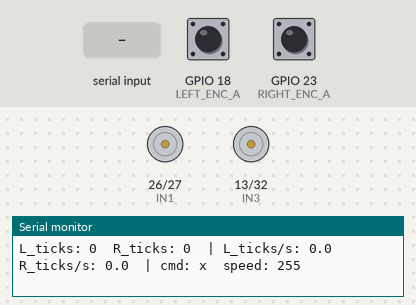
Simulated run of this sketch. Board: ESP32. Parts: motor-driver pin pairs drawn as motors (green arrow = first pin HIGH = forward, orange = second pin HIGH = backward, longer = more drive, scaled by the enable pin), the last lines printed to the serial monitor. The inputs (shaded band) are chosen by the test bench; at power-on: GPIO 18 (LEFT_ENC_A) HIGH, GPIO 23 (RIGHT_ENC_A) HIGH.

Above: at 1.7 s.
1.8 s: "w" received over Serial
At 2.8 s:
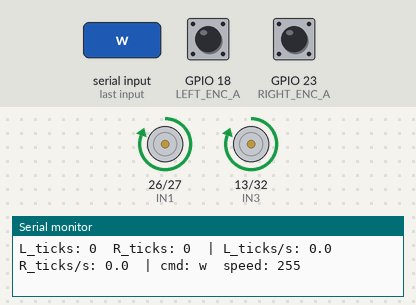
3.3 s: "s" received over Serial
At 4.1 s:
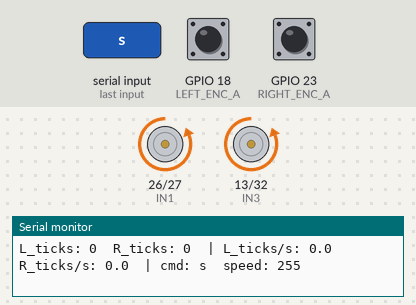
4.8 s: "a" received over Serial
At 5.1 s:
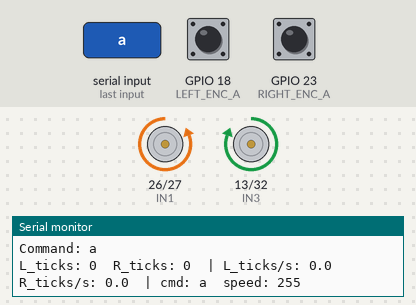
6.3 s: "d" received over Serial
At 7.5 s:
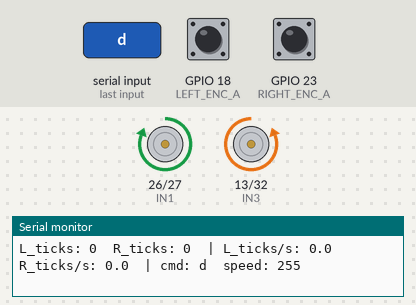
7.8 s: "-" received over Serial
At 8.6 s:
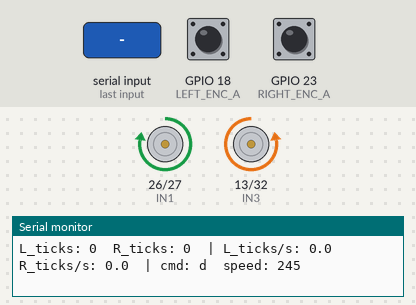
9.3 s: "w" received over Serial
At 9.7 s:
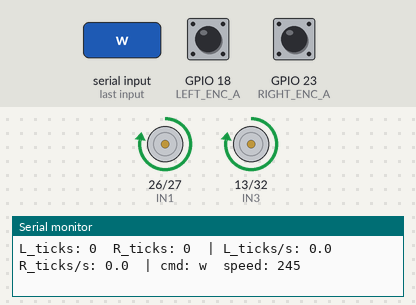
Timing chart, 0 to 11.8 s (numbered marks = the images above; inputs shaded):
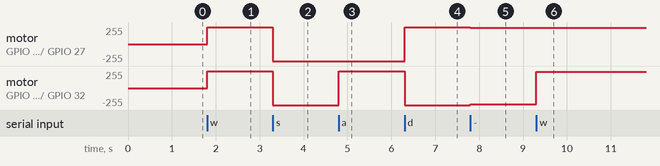

The sketch:

encoder_esp_term_test.ino
```cpp
/*
 * Encoder + Motor Test (Serial Monitor control)
 * ------------------------------------------------
 * Standalone sketch - no micro-ROS, no IMU. Just drives the motors from
 * single-character commands typed into the Serial Monitor and prints live
 * encoder tick counts so you can sanity-check wiring/direction/counts
 * before plugging this into the full ROS node.
 *
 * Open Serial Monitor at 115200 baud, line ending = "Newline" (or none,
 * either works since we only read the first char of each line).
 *
 * Commands:
 *   w  - forward
 *   s  - backward
 *   a  - turn left in place (left wheel back, right wheel fwd)
 *   d  - turn right in place (left wheel fwd, right wheel back)
 *   x  - stop
 *   +  - increase speed by 10 (max 255)
 *   -  - decrease speed by 10 (min 0)
 *   r  - reset tick counters to 0
 *
 * Speed defaults to 255 (max PWM) as requested. Ticks/sec is printed too
 * so you can eyeball whether both wheels spin at roughly the same rate
 * for the same PWM - if not, that's a sign your KP/KI gains will need to
 * differ between the two sides later.
 */

#include <Arduino.h>

// ==========================================================
// MOTOR DRIVER PINS (same as main node)
// ==========================================================
#define ENA 25 // LEFT MOTOR
#define IN1 26
#define IN2 27

#define ENB 33   //RIGHT MOTOR
#define IN3 13
#define IN4 32

#define PWM_CH_LEFT  0
#define PWM_CH_RIGHT 1
#define PWM_FREQ_HZ       5000
#define PWM_RESOLUTION_BITS 8
#define PWM_MAX 255

// ==========================================================
// ENCODER PINS (same as main node)
// ==========================================================
#define LEFT_ENC_A   18
#define LEFT_ENC_B   19

#define RIGHT_ENC_A  23
#define RIGHT_ENC_B  5

volatile long left_ticks = 0;
volatile long right_ticks = 0;

long last_left_ticks = 0;
long last_right_ticks = 0;
unsigned long last_print_time = 0;
const unsigned long PRINT_INTERVAL_MS = 200;

int current_speed = 255;   // default PWM, as requested
char current_cmd = 'x';    // start stopped

// ==========================================================
// Encoder ISRs (same logic as main node)
// ==========================================================
void IRAM_ATTR leftEncoderISR() {
  if (digitalRead(LEFT_ENC_B) == HIGH) {
    left_ticks++;
  } else {
    left_ticks--;
  }
}

void IRAM_ATTR rightEncoderISR() {
  if (digitalRead(RIGHT_ENC_B) == HIGH) {
    right_ticks--;
  } else {
    right_ticks++;
  }
}

// ==========================================================
// Motor helpers
// ==========================================================
void setLeftMotor(int pwm) {
  pwm = constrain(pwm, -PWM_MAX, PWM_MAX);
  if (pwm >= 0) {
    digitalWrite(IN1, HIGH);
    digitalWrite(IN2, LOW);
  } else {
    digitalWrite(IN1, LOW);
    digitalWrite(IN2, HIGH);
  }
  ledcWrite(PWM_CH_LEFT, abs(pwm));
}

void setRightMotor(int pwm) {
  pwm = constrain(pwm, -PWM_MAX, PWM_MAX);
  if (pwm >= 0) {
    digitalWrite(IN3, HIGH);
    digitalWrite(IN4, LOW);
  } else {
    digitalWrite(IN3, LOW);
    digitalWrite(IN4, HIGH);
  }
  ledcWrite(PWM_CH_RIGHT, abs(pwm));
}

void stopMotors() {
  setLeftMotor(0);
  setRightMotor(0);
}

// ==========================================================
// Apply whatever the current command + speed is
// ==========================================================
void applyCommand() {
  switch (current_cmd) {
    case 'w':
      setLeftMotor(current_speed);
      setRightMotor(current_speed);
      break;
    case 's':
      setLeftMotor(-current_speed);
      setRightMotor(-current_speed);
      break;
    case 'a':
      setLeftMotor(-current_speed);
      setRightMotor(current_speed);
      break;
    case 'd':
      setLeftMotor(current_speed);
      setRightMotor(-current_speed);
      break;
    case 'x':
    default:
      stopMotors();
      break;
  }
}

void printHelp() {
  Serial.println();
  Serial.println("=== Encoder/Motor Test ===");
  Serial.println("w = forward   s = backward");
  Serial.println("a = left      d = right");
  Serial.println("x = stop      r = reset ticks");
  Serial.println("+ = speed up  - = speed down");
  Serial.print("Current speed: ");
  Serial.println(current_speed);
  Serial.println("==========================");
}

void setup() {
  Serial.begin(115200);
  delay(500);

  pinMode(IN1, OUTPUT);
  pinMode(IN2, OUTPUT);
  pinMode(IN3, OUTPUT);
  pinMode(IN4, OUTPUT);

  ledcSetup(PWM_CH_LEFT, PWM_FREQ_HZ, PWM_RESOLUTION_BITS);
  ledcAttachPin(ENA, PWM_CH_LEFT);
  ledcSetup(PWM_CH_RIGHT, PWM_FREQ_HZ, PWM_RESOLUTION_BITS);
  ledcAttachPin(ENB, PWM_CH_RIGHT);

  stopMotors();

  pinMode(LEFT_ENC_A, INPUT_PULLUP);
  pinMode(LEFT_ENC_B, INPUT_PULLUP);
  pinMode(RIGHT_ENC_A, INPUT_PULLUP);
  pinMode(RIGHT_ENC_B, INPUT_PULLUP);

  attachInterrupt(digitalPinToInterrupt(LEFT_ENC_A), leftEncoderISR, RISING);
  attachInterrupt(digitalPinToInterrupt(RIGHT_ENC_A), rightEncoderISR, RISING);

  last_print_time = millis();

  printHelp();
}

void loop() {
  // --- Read serial commands (non-blocking, one char at a time) ---
  while (Serial.available() > 0) {
    char c = Serial.read();

    if (c == 'w' || c == 's' || c == 'a' || c == 'd' || c == 'x') {
      current_cmd = c;
      applyCommand();
      Serial.print("Command: ");
      Serial.println(c);
    } else if (c == '+') {
      current_speed = constrain(current_speed + 10, 0, PWM_MAX);
      applyCommand();
      Serial.print("Speed: ");
      Serial.println(current_speed);
    } else if (c == '-') {
      current_speed = constrain(current_speed - 10, 0, PWM_MAX);
      applyCommand();
      Serial.print("Speed: ");
      Serial.println(current_speed);
    } else if (c == 'r') {
      noInterrupts();
      left_ticks = 0;
      right_ticks = 0;
      interrupts();
      last_left_ticks = 0;
      last_right_ticks = 0;
      Serial.println("Tick counters reset.");
    } else if (c == 'h') {
      printHelp();
    }
    // ignore newline/carriage-return/anything else
  }

  // --- Periodically print encoder counts + rate ---
  unsigned long now = millis();
  if (now - last_print_time >= PRINT_INTERVAL_MS) {
    noInterrupts();
    long cur_left = left_ticks;
    long cur_right = right_ticks;
    interrupts();

    long delta_left = cur_left - last_left_ticks;
    long delta_right = cur_right - last_right_ticks;
    last_left_ticks = cur_left;
    last_right_ticks = cur_right;

    float dt_s = (now - last_print_time) / 1000.0f;
    float left_tps = delta_left / dt_s;
    float right_tps = delta_right / dt_s;

    Serial.print("L_ticks: ");
    Serial.print(cur_left);
    Serial.print("  R_ticks: ");
    Serial.print(cur_right);
    Serial.print("  | L_ticks/s: ");
    Serial.print(left_tps, 1);
    Serial.print("  R_ticks/s: ");
    Serial.print(right_tps, 1);
    Serial.print("  | cmd: ");
    Serial.print(current_cmd);
    Serial.print("  speed: ");
    Serial.println(current_speed);

    last_print_time = now;
  }
}
```

Measured:
- after the input at 1.8 s, motor on GPIO 26 (IN1) / GPIO 27 (IN2), motor on GPIO 13 (IN3) / GPIO 32 (IN4): stopped → forward 255/255 at once
- after the input at 3.3 s, motor on GPIO 26 (IN1) / GPIO 27 (IN2), motor on GPIO 13 (IN3) / GPIO 32 (IN4): forward 255/255 → backward 255/255 at once
- after the input at 4.8 s, motor on GPIO 13 (IN3) / GPIO 32 (IN4): backward 255/255 → forward 255/255 at once
- after the input at 6.3 s, motor on GPIO 26 (IN1) / GPIO 27 (IN2): backward 255/255 → forward 255/255 at once; motor on GPIO 13 (IN3) / GPIO 32 (IN4): forward 255/255 → backward 255/255 at once
- after the input at 7.8 s, motor on GPIO 26 (IN1) / GPIO 27 (IN2): forward 255/255 → forward 244/255 at once; motor on GPIO 13 (IN3) / GPIO 32 (IN4): backward 255/255 → backward 244/255 at once
- after the input at 9.3 s, motor on GPIO 13 (IN3) / GPIO 32 (IN4): backward 244/255 → forward 244/255 at once
